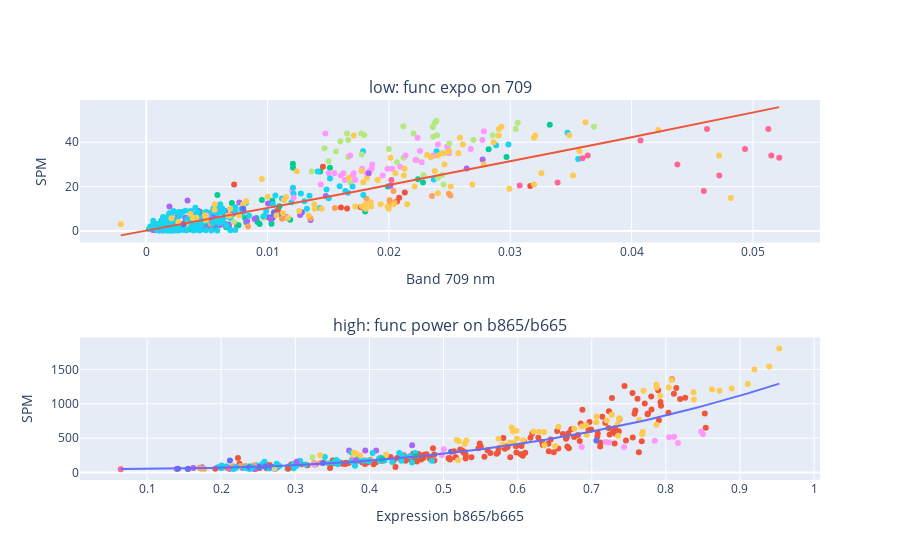

The cell this chart's notebook holds for it:
### Code cell
gfit.plot_groups(2, 1, base_height=400, color='Area', showlegend=False, )

### Figure 1 — Plotly figure (JSON) as saved in the notebook; plotly's stock layout.template omitted (floating-point values rounded to 4 significant figures; data arrays with more than 128 entries replaced by an {"elided": "..."} marker saying what was removed)
{"data": [{"customdata": [[0], [1], [2], [3], [4], [5]], "hovertemplate": "Area=Descoberto<br>709=%{x}<br>SPM=%{y}<br>Id=%{customdata[0]}<extra></extra>", "legendgroup": "Descoberto", "marker": {"color": "#636efa", "symbol": "circle"}, "mode": "markers", "name": "Descoberto", "orientation": "v", "showlegend": true, "type": "scatter", "x": [0.01049, 0.01054, 0.01041, 0.01006, 0.01283, 0.01114], "xaxis": "x", "y": [7, 8.4, 5.8, 6.2, 8.4, 7.2], "yaxis": "y"}, {"customdata": [[9], [10], [11], [12], [13], [14], [15], [16], [17], [18]], "hovertemplate": "Area=Indaia<br>709=%{x}<br>SPM=%{y}<br>Id=%{customdata[0]}<extra></extra>", "legendgroup": "Indaia", "marker": {"color": "#EF553B", "symbol": "circle"}, "mode": "markers", "name": "Indaia", "orientation": "v", "showlegend": true, "type": "scatter", "x": [0.03165, 0.02131, 0.02066, 0.02085, 0.01767, 0.01655, 0.01605, 0.01086, 0.01156, 0.007485], "xaxis": "x", "y": [20.3, 17.4, 13.3, 15, 10.7, 10.1, 10.6, 9.6, 6.1, 2.7], "yaxis": "y"}, {"customdata": [[56], [57], [58], [59], [60], [61], [62], [63], [64], [65], [66], [67], [68], [69], [71], [72], [73], [74], [75], [76], [77], [78], [79], [80], [81], [82], [83], [84], [85], [86], [87], [88], [89], [90], [91], [92], [93], [94], [95], [97], [98]], "hovertemplate": "Area=Paranapanema<br>709=%{x}<br>SPM=%{y}<br>Id=%{customdata[0]}<extra></extra>", "legendgroup": "Paranapanema", "marker": {"color": "#00cc96", "symbol": "circle"}, "mode": "markers", "name": "Paranapanema", "orientation": "v", "showlegend": true, "type": "scatter", "x": [0.006518, 0.009074, 0.002543, 0.008146, 0.01186, 0.006627, 0.005459, 0.005754, 0.008255, 0.01032, 0.004478, 0.01098, 0.01039, 0.009531, 0.02822, 0.02969, 0.03326, 0.00681, 0.004687, 0.007601, 0.01208, 0.01434, 0.01514, 0.0121, 0.007102, 0.007058, 0.007131, 0.005595, 0.02281, 0.00368, 0.00917, 0.01804, 0.0224, 0.01992, 0.003136, 0.009346, 0.005312, 0.005069, 0.004573, 0.005113, 0.006578], "xaxis": "x", "y": [3.15, 5.85, 1.65, 5.85, 5.1, 1.65, 1.8, 1.05, 3.9, 3.3, 8.4, 11.1, 13.65, 13.95, 36.9, 33.3, 47.85, 1.8, 1.65, 2.55, 30.3, 26.85, 28.5, 28.5, 9.75, 12.6, 7.8, 5.25, 21.9, 0.7, 4.1, 8.8, 23.3, 20.1, 0.5, 3.15, 4.35, 3.45, 0.75, 2.85, 1.8], "yaxis": "y"}, {"customdata": [[100], [101], [103], [104], [106], [107], [108], [109], [110], [112], [114], [115], [116], [117], [118], [119], [120], [121], [122], [123], [126], [127], [128], [129], [130], [131], [132], [133], [135], [136], [137], [138], [139], [140], [141], [142], [143], [144], [145], [146], [147], [148], [149], [150], [152], [153], [154], [155], [156], [157], [158], [159], [161], [162], [163], [164], [165], [166], [167], [168], [169], [170], [171], [172], [173], [174], [175], [176], [177], [178], [179], [180], [181], [182], [183], [184], [185], [187], [188], [189], [190], [191], [192], [193], [194], [195], [196], [197], [200], [201], [202], [203], [204], [205], [206], [207]], "hovertemplate": "Area=Paranoa<br>709=%{x}<br>SPM=%{y}<br>Id=%{customdata[0]}<extra></extra>", "legendgroup": "Paranoa", "marker": {"color": "#ab63fa", "symbol": "circle"}, "mode": "markers", "name": "Paranoa", "orientation": "v", "showlegend": true, "type": "scatter", "x": [0.005295, 0.007106, 0.005906, 0.00668, 0.006071, 0.006347, 0.001953, 0.001485, 0.001079, 0.001296, 0.001348, 0.00138, 0.002644, 0.003637, 0.001601, 0.002809, 0.01157, 0.001017, 0.0008143, 0.000553, 0.0053, 0.006273, 0.0148, 0.001154, 0.0007074, 0.005572, 0.003184, 0.004642, 0.001332, 0.0009337, 0.0007084, 0.004759, 0.001529, 0.001544, 0.0012, 0.001881, 0.004064, 0.002816, 0.003411, 0.001738, 0.008309, 0.002523, 0.002039, 0.002569, 0.02641, 0.006432, 0.006254, 0.01003, 0.005888, 0.004439, 0.002565, 0.001911, 0.02772, 0.006618, 0.005792, 0.004013, 0.002263, 0.002207, 0.002447, 0.002155, 0.002332, 0.02012, 0.005831, 0.005132, 0.002396, 0.001956, 0.001716, 0.01354, 0.005746, 0.005217, 0.002004, 0.001684, 0.002065, 0.01026, 0.004994, 0.002766, 0.0007757, 0.005879, 0.002449, 0.0006316, 0.002857, 0.001196, 0.002536, 0.002186, 0.001365, 0.002037, 0.001165, 0.0008231, 0.003224, 0.001677, 0.003402, 0.008938, 0.002146, 0.003308, 0.01269, 0.006809], "xaxis": "x", "y": [1.2, 7.6, 10.8, 7.2, 2.7, 5.9, 0.4, 1.8, 0.2, 0.4, 1.2, 0.2, 0.7, 2.8, 2.1, 0.9, 6.2, 1.2, 1.6, 0.4, 7.8, 3.1, 15.8, 0.4, 1.3, 5.5, 3.7, 2, 1, 1.8, 0.6, 1.8, 1.2, 0.6, 1.4, 1.6, 3.9, 2.2, 2.4, 5.5, 4.4, 3, 1.7, 2, 28.2, 7.8, 4, 12.4, 4.1, 3.2, 7.8, 11, 32.2, 6.6, 4.8, 6.2, 2.6, 2.9, 2.4, 1.9, 2.1, 20.4, 6.8, 5.6, 4.3, 2.4, 1.8, 5, 6.2, 5, 3.8, 1.9, 2.1, 5.4, 5.4, 3.2, 0.6, 3, 2.8, 0.7, 1, 1.5, 5.5, 2, 1.5, 0.4, 1.6, 0.8, 6, 2.1, 13.7, 5.4, 5, 1.1, 7.2, 2.9], "yaxis": "y"}, {"customdata": [[215], [216], [217], [218], [219], [220], [221], [222], [223], [224], [225], [226], [227]], "hovertemplate": "Area=Paraopeba<br>709=%{x}<br>SPM=%{y}<br>Id=%{customdata[0]}<extra></extra>", "legendgroup": "Paraopeba", "marker": {"color": "#FFA15A", "symbol": "circle"}, "mode": "markers", "name": "Paraopeba", "orientation": "v", "showlegend": true, "type": "scatter", "x": [0.01815, 0.01555, 0.01353, 0.0112, 0.008386, 0.005313, 0.02047, 0.02007, 0.02037, 0.02005, 0.02494, 0.02506, 0.02355], "xaxis": "x", "y": [14.5, 10.4, 5.7, 5.5, 2, 3.2, 13, 12, 18, 13.8, 16.8, 16, 15.8], "yaxis": "y"}, {"customdata": [[228], [229], [231], [232], [233], [234], [235], [236], [237], [241], [242], [243], [247], [248], [249], [250], [251], [255], [258], [746], [775]], "hovertemplate": "Area=Purus<br>709=%{x}<br>SPM=%{y}<br>Id=%{customdata[0]}<extra></extra>", "legendgroup": "Purus", "marker": {"color": "#19d3f3", "symbol": "circle"}, "mode": "markers", "name": "Purus", "orientation": "v", "showlegend": true, "type": "scatter", "x": [0.02883, 0.02985, 0.01118, 0.008049, 0.01324, 0.006372, 0.002549, 0.005089, 0.01787, 0.0356, 0.02369, 0.01413, 0.01431, 0.006016, 0.009747, 0.007974, 0.02393, 0.03472, 0.01345, 0.003487, 0.01641], "xaxis": "x", "y": [38.6, 39, 14.6, 8.8, 10, 6.12, 5.2, 6.1, 35.9, 32.5, 23.2, 26.8, 10.4, 3.6, 7, 10.2, 35.9, 44.3, 15.9, 5.6, 18], "yaxis": "y"}, {"customdata": [[259], [269], [270], [271], [272], [273], [274]], "hovertemplate": "Area=Sao_Francisco<br>709=%{x}<br>SPM=%{y}<br>Id=%{customdata[0]}<extra></extra>", "legendgroup": "Sao_Francisco", "marker": {"color": "#FF6692", "symbol": "circle"}, "mode": "markers", "name": "Sao_Francisco", "orientation": "v", "showlegend": true, "type": "scatter", "x": [0.0202, 0.04621, 0.04074, 0.03638, 0.03595, 0.0339, 0.03078], "xaxis": "x", "y": [23, 46, 40.8, 34, 32.8, 21.8, 20.5], "yaxis": "y"}, {"customdata": [[282], [284], [285], [292], [293], [298], [299], [310], [690], [693], [694], [695], [704], [710], [718], [723], [724], [747], [750], [752], [753], [777], [779], [807], [812], [819], [848]], "hovertemplate": "Area=Solimoes_Amazonas<br>709=%{x}<br>SPM=%{y}<br>Id=%{customdata[0]}<extra></extra>", "legendgroup": "Solimoes_Amazonas", "marker": {"color": "#B6E880", "symbol": "circle"}, "mode": "markers", "name": "Solimoes_Amazonas", "orientation": "v", "showlegend": true, "type": "scatter", "x": [0.02364, 0.01797, 0.01564, 0.01469, 0.01775, 0.01664, 0.01503, 0.02391, 0.02203, 0.02361, 0.02396, 0.02378, 0.0369, 0.02697, 0.02067, 0.01999, 0.0212, 0.02119, 0.01363, 0.016, 0.01655, 0.01664, 0.0223, 0.01682, 0.01773, 0.02404, 0.02285], "xaxis": "x", "y": [42.46, 43.3, 35.85, 37.28, 34.52, 33.35, 31.46, 49.75, 44, 46.9, 43.15, 48.8, 47, 41, 31, 37, 33, 47.2, 26.8, 40.4, 44, 41, 32, 22, 44, 24, 25.1], "yaxis": "y"}, {"customdata": [[312], [313], [314], [315], [316], [317], [318], [319], [320], [321], [322], [323], [324], [326], [327], [328], [329], [330], [331], [332], [333], [334], [335], [337], [338], [339], [340], [341], [342], [343]], "hovertemplate": "Area=Maroni<br>709=%{x}<br>SPM=%{y}<br>Id=%{customdata[0]}<extra></extra>", "legendgroup": "Maroni", "marker": {"color": "#FF97FF", "symbol": "circle"}, "mode": "markers", "name": "Maroni", "orientation": "v", "showlegend": true, "type": "scatter", "x": [0.01989, 0.0227, 0.02481, 0.0277, 0.0171, 0.01504, 0.02028, 0.02257, 0.01703, 0.02674, 0.01817, 0.01948, 0.01857, 0.01862, 0.01722, 0.01604, 0.01779, 0.01636, 0.01439, 0.01203, 0.02218, 0.02496, 0.02404, 0.02092, 0.02489, 0.02366, 0.02782, 0.0155, 0.0184, 0.02137], "xaxis": "x", "y": [28, 31, 38, 41, 26, 26, 28, 36, 25, 37, 26, 25, 28, 30, 23, 25, 28, 23, 21, 18, 32, 35, 39, 29, 37, 34, 45, 26, 27, 34], "yaxis": "y"}, {"customdata": [[344], [345], [346], [347], [348], [349], [350], [351], [356], [357], [358], [359], [360], [361], [362], [363], [365], [367], [368], [369], [370], [371], [372], [373], [374], [375], [376], [380], [381], [382], [383], [384], [385], [386], [387], [388], [389], [390], [391], [392], [393], [394], [395], [396], [397], [398], [399]], "hovertemplate": "Area=Saut_Hermina<br>709=%{x}<br>SPM=%{y}<br>Id=%{customdata[0]}<extra></extra>", "legendgroup": "Saut_Hermina", "marker": {"color": "#FECB52", "symbol": "circle"}, "mode": "markers", "name": "Saut_Hermina", "orientation": "v", "showlegend": true, "type": "scatter", "x": [0.01789, 0.01909, 0.02405, 0.02927, 0.01669, 0.01772, 0.02013, 0.02585, 0.01818, 0.01836, 0.02054, 0.02378, 0.01905, 0.02123, 0.02129, 0.02458, 0.0362, 0.02906, 0.02454, 0.0261, 0.02863, 0.02905, 0.005113, 0.03196, 0.02573, 0.02496, 0.0244, 0.004844, 0.01073, 0.01261, 0.009665, 0.01168, 0.005008, 0.01811, 0.01932, 0.01854, 0.01998, -0.002101, 0.01388, 0.0204, 0.0199, 0.0215, 0.004042, 0.01445, 0.01722, 0.01807, 0.01851], "xaxis": "x", "y": [22, 23, 34, 47, 24, 27, 33, 42, 24, 26, 26, 27, 23, 25, 28, 30, 49, 46, 35, 39, 40, 43, 8, 42, 35, 36, 35, 8, 7, 9, 6, 6, 6, 10, 12, 11, 10, 3, 10, 12, 11, 12, 6, 10, 11, 12, 13], "yaxis": "y"}, {"customdata": [[353], [354], [355], [377], [378]], "hovertemplate": "Area=Oiapoque<br>709=%{x}<br>SPM=%{y}<br>Id=%{customdata[0]}<extra></extra>", "legendgroup": "Oiapoque", "marker": {"color": "#636efa", "symbol": "circle"}, "mode": "markers", "name": "Oiapoque", "orientation": "v", "showlegend": true, "type": "scatter", "x": [0.00553, 0.004296, 0.006513, 0.005023, 0.004503], "xaxis": "x", "y": [8, 9, 9, 8, 7], "yaxis": "y"}, {"customdata": [[405], [771]], "hovertemplate": "Area=Ica<br>709=%{x}<br>SPM=%{y}<br>Id=%{customdata[0]}<extra></extra>", "legendgroup": "Ica", "marker": {"color": "#EF553B", "symbol": "circle"}, "mode": "markers", "name": "Ica", "orientation": "v", "showlegend": true, "type": "scatter", "x": [0.01456, 0.007243], "xaxis": "x", "y": [29, 21], "yaxis": "y"}, {"customdata": [[408], [409], [410]], "hovertemplate": "Area=Jutai<br>709=%{x}<br>SPM=%{y}<br>Id=%{customdata[0]}<extra></extra>", "legendgroup": "Jutai", "marker": {"color": "#00cc96", "symbol": "circle"}, "mode": "markers", "name": "Jutai", "orientation": "v", "showlegend": true, "type": "scatter", "x": [0.005864, 0.001769, 0.001255], "xaxis": "x", "y": [16.2, 4.6, 4.6], "yaxis": "y"}, {"customdata": [[414], [794]], "hovertemplate": "Area=Japura<br>709=%{x}<br>SPM=%{y}<br>Id=%{customdata[0]}<extra></extra>", "legendgroup": "Japura", "marker": {"color": "#ab63fa", "symbol": "circle"}, "mode": "markers", "name": "Japura", "orientation": "v", "showlegend": true, "type": "scatter", "x": [0.007675, 0.01833], "xaxis": "x", "y": [12.8, 26], "yaxis": "y"}, {"customdata": [[415]], "hovertemplate": "Area=Lago_Tefe<br>709=%{x}<br>SPM=%{y}<br>Id=%{customdata[0]}<extra></extra>", "legendgroup": "Lago_Tefe", "marker": {"color": "#FFA15A", "symbol": "circle"}, "mode": "markers", "name": "Lago_Tefe", "orientation": "v", "showlegend": true, "type": "scatter", "x": [0.002047], "xaxis": "x", "y": [2.6], "yaxis": "y"}, {"customdata": {"elided": "157x1 int values"}, "hovertemplate": "Area=Negro<br>709=%{x}<br>SPM=%{y}<br>Id=%{customdata[0]}<extra></extra>", "legendgroup": "Negro", "marker": {"color": "#19d3f3", "symbol": "circle"}, "mode": "markers", "name": "Negro", "orientation": "v", "showlegend": true, "type": "scatter", "x": {"elided": "157 float values"}, "xaxis": "x", "y": {"elided": "157 float values"}, "yaxis": "y"}, {"customdata": [[419], [420], [421], [422], [423], [442], [444]], "hovertemplate": "Area=Bagre<br>709=%{x}<br>SPM=%{y}<br>Id=%{customdata[0]}<extra></extra>", "legendgroup": "Bagre", "marker": {"color": "#FF6692", "symbol": "circle"}, "mode": "markers", "name": "Bagre", "orientation": "v", "showlegend": true, "type": "scatter", "x": [0.05151, 0.05127, 0.04723, 0.04377, 0.04595, 0.05217, 0.04935], "xaxis": "x", "y": [34, 46, 25, 30, 18, 33, 37], "yaxis": "y"}, {"customdata": [[457], [689], [711], [739], [741], [742], [743]], "hovertemplate": "Area=Madeira<br>709=%{x}<br>SPM=%{y}<br>Id=%{customdata[0]}<extra></extra>", "legendgroup": "Madeira", "marker": {"color": "#B6E880", "symbol": "circle"}, "mode": "markers", "name": "Madeira", "orientation": "v", "showlegend": true, "type": "scatter", "x": [0.007233, 0.02498, 0.02451, 0.03061, 0.03044, 0.02856, 0.02438], "xaxis": "x", "y": [4, 39.4, 21, 48.8, 46, 43.2, 25.2], "yaxis": "y"}, {"customdata": [[668], [669], [670], [672], [673], [674]], "hovertemplate": "Area=Mekong<br>709=%{x}<br>SPM=%{y}<br>Id=%{customdata[0]}<extra></extra>", "legendgroup": "Mekong", "marker": {"color": "#FF97FF", "symbol": "circle"}, "mode": "markers", "name": "Mekong", "orientation": "v", "showlegend": true, "type": "scatter", "x": [0.02236, 0.00498, 0.01476, 0.01214, 0.01681, 0.01624], "xaxis": "x", "y": [42, 7, 44, 15, 34, 26], "yaxis": "y"}, {"customdata": [[686], [687], [705], [706], [707], [708], [709], [712], [713], [714], [715], [716], [717], [719], [720], [721], [722], [808], [809], [810], [813], [814], [815], [816], [817], [818], [820], [821], [822], [823], [824], [825], [829], [830], [831], [832], [833], [844], [845], [846], [847], [850], [851]], "hovertemplate": "Area=Solimoes_Varzea<br>709=%{x}<br>SPM=%{y}<br>Id=%{customdata[0]}<extra></extra>", "legendgroup": "Solimoes_Varzea", "marker": {"color": "#FECB52", "symbol": "circle"}, "mode": "markers", "name": "Solimoes_Varzea", "orientation": "v", "showlegend": true, "type": "scatter", "x": [0.02345, 0.02212, 0.002654, 0.00492, 0.01777, 0.007648, 0.01385, 0.0171, 0.02782, 0.03569, 0.03257, 0.0069, 0.02688, 0.005643, 0.01338, 0.006762, 0.01135, 0.004838, 0.004131, 0.01128, 0.03518, 0.04721, 0.03196, 0.006917, 0.007994, 0.003265, 0.02509, 0.02993, 0.02404, 0.005629, 0.00953, 0.01154, 0.04817, 0.02315, 0.008237, 0.0124, 0.03486, 0.003826, 0.003648, 0.002076, 0.01001, 0.04219, 0.03206], "xaxis": "x", "y": [33.2, 20, 4, 5, 11, 7, 12, 43, 30, 36, 26, 7, 21, 12, 7, 7, 14, 7, 6, 8, 25, 34, 21, 10, 12, 3, 20, 19, 17, 9.6, 23.4, 15.3, 14.9, 34.2, 13.4, 26.9, 43.2, 5.9, 7.6, 5.7, 15.4, 45.5, 43], "yaxis": "y"}, {"customdata": [[726], [834]], "hovertemplate": "Area=Tapajos<br>709=%{x}<br>SPM=%{y}<br>Id=%{customdata[0]}<extra></extra>", "legendgroup": "Tapajos", "marker": {"color": "#636efa", "symbol": "circle"}, "mode": "markers", "name": "Tapajos", "orientation": "v", "showlegend": true, "type": "scatter", "x": [0.003087, 0.007983], "xaxis": "x", "y": [3, 10], "yaxis": "y"}, {"mode": "lines", "name": "expo", "text": "Params:[ 436.5451646  -436.42396894]<br>r2: 0.6728<br>rmse: 7.676<br>rmsle: 0.5329311230272937<br>SSE: 31404.4744<br>", "type": "scatter", "x": {"elided": "200 float values"}, "xaxis": "x", "y": {"elided": "200 float values"}, "yaxis": "y"}, {"customdata": [[6], [7], [8]], "hovertemplate": "Area=Indaia<br>x=%{x}<br>SPM=%{y}<br>Id=%{customdata[0]}<extra></extra>", "legendgroup": "Indaia", "marker": {"color": "#636efa", "symbol": "circle"}, "mode": "markers", "name": "Indaia", "orientation": "v", "showlegend": true, "type": "scatter", "x": [0.5101, 0.2118, 0.2098], "xaxis": "x2", "y": [302.7, 176.9, 67.4], "yaxis": "y2"}, {"customdata": {"elided": "177x1 int values"}, "hovertemplate": "Area=Madeira<br>x=%{x}<br>SPM=%{y}<br>Id=%{customdata[0]}<extra></extra>", "legendgroup": "Madeira", "marker": {"color": "#EF553B", "symbol": "circle"}, "mode": "markers", "name": "Madeira", "orientation": "v", "showlegend": true, "type": "scatter", "x": {"elided": "177 float values"}, "xaxis": "x2", "y": {"elided": "177 float values"}, "yaxis": "y2"}, {"customdata": [[214]], "hovertemplate": "Area=Paraopeba<br>x=%{x}<br>SPM=%{y}<br>Id=%{customdata[0]}<extra></extra>", "legendgroup": "Paraopeba", "marker": {"color": "#00cc96", "symbol": "circle"}, "mode": "markers", "name": "Paraopeba", "orientation": "v", "showlegend": true, "type": "scatter", "x": [0.2476], "xaxis": "x2", "y": [101], "yaxis": "y2"}, {"customdata": [[230], [238], [239], [240], [244], [245], [246], [252], [253], [254], [256], [257], [806]], "hovertemplate": "Area=Purus<br>x=%{x}<br>SPM=%{y}<br>Id=%{customdata[0]}<extra></extra>", "legendgroup": "Purus", "marker": {"color": "#ab63fa", "symbol": "circle"}, "mode": "markers", "name": "Purus", "orientation": "v", "showlegend": true, "type": "scatter", "x": [0.3944, 0.2445, 0.2286, 0.2905, 0.3726, 0.4091, 0.1624, 0.2114, 0.2315, 0.2954, 0.4576, 0.1742, 0.1401], "xaxis": "x2", "y": [321.6, 50.8, 68.3, 85.3, 322, 322.2, 67.1, 54.8, 81.4, 90.5, 398.3, 78.2, 52], "yaxis": "y2"}, {"customdata": [[260], [261], [262], [263], [264], [265], [266], [267], [268], [275], [276], [277], [278], [279], [280]], "hovertemplate": "Area=Sao_Francisco<br>x=%{x}<br>SPM=%{y}<br>Id=%{customdata[0]}<extra></extra>", "legendgroup": "Sao_Francisco", "marker": {"color": "#FFA15A", "symbol": "circle"}, "mode": "markers", "name": "Sao_Francisco", "orientation": "v", "showlegend": true, "type": "scatter", "x": [0.305, 0.4017, 0.3009, 0.226, 0.216, 0.233, 0.1705, 0.1771, 0.2072, 0.3939, 0.3764, 0.3768, 0.3393, 0.3342, 0.325], "xaxis": "x2", "y": [145.3, 191.7, 119, 95.7, 91, 96.5, 68.7, 56, 65, 179.7, 194.7, 173, 148.7, 142.3, 137.7], "yaxis": "y2"}, {"customdata": [[283], [287], [288], [289], [290], [294], [296], [297], [300], [301], [302], [304], [305], [306], [307], [308], [309], [311], [400], [401], [402], [403], [404], [406], [407], [411], [412], [416], [417], [460], [461], [463], [682], [683], [684], [685], [691], [692], [727], [729], [730], [745], [748], [749], [751], [755], [756], [757], [758], [761], [762], [763], [768], [769], [770], [774], [776], [778], [788], [789], [791], [792], [795], [796], [804], [826], [827], [828], [836], [837], [841], [842], [843]], "hovertemplate": "Area=Solimoes_Amazonas<br>x=%{x}<br>SPM=%{y}<br>Id=%{customdata[0]}<extra></extra>", "legendgroup": "Solimoes_Amazonas", "marker": {"color": "#19d3f3", "symbol": "circle"}, "mode": "markers", "name": "Solimoes_Amazonas", "orientation": "v", "showlegend": true, "type": "scatter", "x": [0.2785, 0.2954, 0.3805, 0.2197, 0.2005, 0.4308, 0.2065, 0.2116, 0.2749, 0.2977, 0.2728, 0.3835, 0.275, 0.2484, 0.1956, 0.4164, 0.2584, 0.2001, 0.4432, 0.4843, 0.3529, 0.4619, 0.4404, 0.4202, 0.414, 0.3019, 0.3994, 0.2895, 0.2406, 0.3137, 0.2739, 0.376, 0.2555, 0.2385, 0.2759, 0.2508, 0.2169, 0.2399, 0.3045, 0.4147, 0.2982, 0.2076, 0.292, 0.263, 0.2647, 0.357, 0.3398, 0.4147, 0.2991, 0.414, 0.3918, 0.3995, 0.4574, 0.3554, 0.4451, 0.2193, 0.2323, 0.2203, 0.4545, 0.4126, 0.3757, 0.4043, 0.3837, 0.3064, 0.3584, 0.3451, 0.3819, 0.3475, 0.2587, 0.2347, 0.2381, 0.258, 0.2409], "xaxis": "x2", "y": [95.53, 87.62, 97.25, 66.15, 103.5, 154.0, 89.44, 54.45, 129.6, 62.49, 82.89, 186.0, 97.04, 103.4, 78.12, 211.5, 155.4, 62, 171.6, 171.6, 155.6, 284, 284, 173.8, 173, 99.6, 174.8, 60.3, 74.8, 118, 76, 163, 125, 91.4, 106.5, 81.05, 53.2, 61.6, 139.1, 181, 129, 89.2, 88.4, 70, 58, 121, 228, 212, 121, 185, 173, 166, 145, 184, 244, 77, 69, 77, 238, 201, 293, 284, 196, 171, 155, 131.5, 153.3, 122.6, 93.6, 63.67, 51.2, 88.8, 83.33], "yaxis": "y2"}, {"customdata": [[364], [366]], "hovertemplate": "Area=Saut_Hermina<br>x=%{x}<br>SPM=%{y}<br>Id=%{customdata[0]}<extra></extra>", "legendgroup": "Saut_Hermina", "marker": {"color": "#FF6692", "symbol": "circle"}, "mode": "markers", "name": "Saut_Hermina", "orientation": "v", "showlegend": true, "type": "scatter", "x": [0.156, 0.06446], "xaxis": "x2", "y": [54, 50], "yaxis": "y2"}, {"customdata": [[413], [805]], "hovertemplate": "Area=Jurua<br>x=%{x}<br>SPM=%{y}<br>Id=%{customdata[0]}<extra></extra>", "legendgroup": "Jurua", "marker": {"color": "#B6E880", "symbol": "circle"}, "mode": "markers", "name": "Jurua", "orientation": "v", "showlegend": true, "type": "scatter", "x": [0.173, 0.3231], "xaxis": "x2", "y": [56.8, 222], "yaxis": "y2"}, {"customdata": [[424], [425], [426], [427], [428], [429], [430], [431], [432], [433], [434], [435], [445], [446]], "hovertemplate": "Area=Bagre<br>x=%{x}<br>SPM=%{y}<br>Id=%{customdata[0]}<extra></extra>", "legendgroup": "Bagre", "marker": {"color": "#FF97FF", "symbol": "circle"}, "mode": "markers", "name": "Bagre", "orientation": "v", "showlegend": true, "type": "scatter", "x": [0.2711, 0.8111, 0.8044, 0.7436, 0.85, 0.785, 0.8477, 0.8163, 0.7189, 0.6865, 0.5004, 0.4978, 0.3254, 0.7234], "xaxis": "x2", "y": [51, 520, 513.3, 373.3, 556.6, 463.3, 596.6, 430, 443.3, 373.3, 340, 256, 115, 436], "yaxis": "y2"}, {"customdata": [[464], [465], [467], [468], [469], [470], [471], [472], [473], [474], [475], [476], [477], [478], [479], [480], [481], [482], [483], [484], [485], [486], [487], [488], [489], [490], [491], [492], [493], [494], [495], [496], [497], [498], [499], [500], [501], [502], [503], [765], [785], [786], [852], [853], [854], [855], [856], [857], [858], [859], [860], [861], [864], [865], [866]], "hovertemplate": "Area=Ucayali<br>x=%{x}<br>SPM=%{y}<br>Id=%{customdata[0]}<extra></extra>", "legendgroup": "Ucayali", "marker": {"color": "#FECB52", "symbol": "circle"}, "mode": "markers", "name": "Ucayali", "orientation": "v", "showlegend": true, "type": "scatter", "x": [0.7639, 0.7682, 0.7067, 0.7371, 0.735, 0.7271, 0.8374, 0.804, 0.7873, 0.7923, 0.953, 0.9394, 0.9195, 0.8889, 0.8624, 0.8378, 0.7202, 0.706, 0.6924, 0.6867, 0.6764, 0.6549, 0.629, 0.6357, 0.5919, 0.5935, 0.5984, 0.6214, 0.5307, 0.5177, 0.5206, 0.5741, 0.3791, 0.3817, 0.3874, 0.3337, 0.7876, 0.7699, 0.808, 0.5285, 0.6362, 0.5892, 0.5196, 0.6506, 0.7872, 0.5795, 0.5946, 0.5989, 0.6075, 0.8724, 0.9105, 0.4226, 0.6933, 0.7354, 0.7688], "xaxis": "x2", "y": [767, 557, 814, 789, 706, 842, 1169, 1238, 1279, 1116, 1805, 1540, 1499, 1221, 1206, 1062, 756, 732, 688, 670, 637, 667, 595, 590, 654, 600, 607, 598, 465, 473, 458, 491, 287, 278, 253, 251, 1237, 1189, 1347, 414, 398, 432, 180.0, 387.6, 694.3, 406.5, 436.4, 494.4, 468.1, 1190.0, 1287.0, 260.0, 547.5, 533.6, 592.1], "yaxis": "y2"}, {"customdata": [[671], [675], [676], [677], [678], [679], [680], [681]], "hovertemplate": "Area=Mekong<br>x=%{x}<br>SPM=%{y}<br>Id=%{customdata[0]}<extra></extra>", "legendgroup": "Mekong", "marker": {"color": "#636efa", "symbol": "circle"}, "mode": "markers", "name": "Mekong", "orientation": "v", "showlegend": true, "type": "scatter", "x": [0.1417, 0.1549, 0.2383, 0.3374, 0.2596, 0.2511, 0.7062, 0.2681], "xaxis": "x2", "y": [55, 53, 76, 139, 89, 84, 465, 81], "yaxis": "y2"}, {"customdata": [[688], [725], [797], [849]], "hovertemplate": "Area=Solimoes_Varzea<br>x=%{x}<br>SPM=%{y}<br>Id=%{customdata[0]}<extra></extra>", "legendgroup": "Solimoes_Varzea", "marker": {"color": "#EF553B", "symbol": "circle"}, "mode": "markers", "name": "Solimoes_Varzea", "orientation": "v", "showlegend": true, "type": "scatter", "x": [0.2905, 0.3469, 0.192, 0.4351], "xaxis": "x2", "y": [56, 67, 56, 81.3], "yaxis": "y2"}, {"customdata": [[764], [784]], "hovertemplate": "Area=Maranon<br>x=%{x}<br>SPM=%{y}<br>Id=%{customdata[0]}<extra></extra>", "legendgroup": "Maranon", "marker": {"color": "#00cc96", "symbol": "circle"}, "mode": "markers", "name": "Maranon", "orientation": "v", "showlegend": true, "type": "scatter", "x": [0.4174, 0.4624], "xaxis": "x2", "y": [194, 242], "yaxis": "y2"}, {"customdata": [[766], [787]], "hovertemplate": "Area=Napo<br>x=%{x}<br>SPM=%{y}<br>Id=%{customdata[0]}<extra></extra>", "legendgroup": "Napo", "marker": {"color": "#ab63fa", "symbol": "circle"}, "mode": "markers", "name": "Napo", "orientation": "v", "showlegend": true, "type": "scatter", "x": [0.3815, 0.3018], "xaxis": "x2", "y": [174, 156], "yaxis": "y2"}, {"customdata": [[767], [790]], "hovertemplate": "Area=Javari<br>x=%{x}<br>SPM=%{y}<br>Id=%{customdata[0]}<extra></extra>", "legendgroup": "Javari", "marker": {"color": "#FFA15A", "symbol": "circle"}, "mode": "markers", "name": "Javari", "orientation": "v", "showlegend": true, "type": "scatter", "x": [0.2445, 0.173], "xaxis": "x2", "y": [105, 58], "yaxis": "y2"}, {"customdata": [[772]], "hovertemplate": "Area=Japura<br>x=%{x}<br>SPM=%{y}<br>Id=%{customdata[0]}<extra></extra>", "legendgroup": "Japura", "marker": {"color": "#19d3f3", "symbol": "circle"}, "mode": "markers", "name": "Japura", "orientation": "v", "showlegend": true, "type": "scatter", "x": [0.2419], "xaxis": "x2", "y": [77], "yaxis": "y2"}, {"customdata": [[773]], "hovertemplate": "Area=Lago_Tefe<br>x=%{x}<br>SPM=%{y}<br>Id=%{customdata[0]}<extra></extra>", "legendgroup": "Lago_Tefe", "marker": {"color": "#FF6692", "symbol": "circle"}, "mode": "markers", "name": "Lago_Tefe", "orientation": "v", "showlegend": true, "type": "scatter", "x": [0.2101], "xaxis": "x2", "y": [63], "yaxis": "y2"}, {"customdata": [[793]], "hovertemplate": "Area=Ica<br>x=%{x}<br>SPM=%{y}<br>Id=%{customdata[0]}<extra></extra>", "legendgroup": "Ica", "marker": {"color": "#B6E880", "symbol": "circle"}, "mode": "markers", "name": "Ica", "orientation": "v", "showlegend": true, "type": "scatter", "x": [0.2719], "xaxis": "x2", "y": [66], "yaxis": "y2"}, {"mode": "lines", "name": "power", "text": "Params:[1412.59992029    2.65964422   49.78425099]<br>r2: 0.8244<br>rmse: 137.3754<br>rmsle: 0.2890833638566949<br>SSE: 7095874.6156<br>", "type": "scatter", "x": {"elided": "200 float values"}, "xaxis": "x2", "y": {"elided": "200 float values"}, "yaxis": "y2"}], "layout": {"annotations": [{"font": {"size": 16}, "showarrow": false, "text": "low: func expo on 709", "x": 0.5, "xanchor": "center", "xref": "paper", "y": 1, "yanchor": "bottom", "yref": "paper"}, {"font": {"size": 16}, "showarrow": false, "text": "high: func power on b865/b665", "x": 0.5, "xanchor": "center", "xref": "paper", "y": 0.375, "yanchor": "bottom", "yref": "paper"}], "autosize": true, "coloraxis": {"colorscale": [[0, "#0d0887"], [0.1111, "#46039f"], [0.2222, "#7201a8"], [0.3333, "#9c179e"], [0.4444, "#bd3786"], [0.5556, "#d8576b"], [0.6667, "#ed7953"], [0.7778, "#fb9f3a"], [0.8889, "#fdca26"], [1, "#f0f921"]]}, "showlegend": false, "xaxis": {"anchor": "y", "autorange": true, "domain": [0, 1], "range": [-0.005405, 0.05547], "title": {"text": "Band 709 nm"}, "type": "linear"}, "xaxis2": {"anchor": "y2", "autorange": true, "domain": [0, 1], "range": [0.01036, 1.007], "title": {"text": "Expression b865/b665"}, "type": "linear"}, "yaxis": {"anchor": "x", "autorange": true, "domain": [0.625, 1], "range": [-5.198, 59.05], "title": {"text": "SPM"}, "type": "linear"}, "yaxis2": {"anchor": "x2", "autorange": true, "domain": [0, 0.375], "range": [-83.75, 1939.0], "title": {"text": "SPM"}, "type": "linear"}}}
